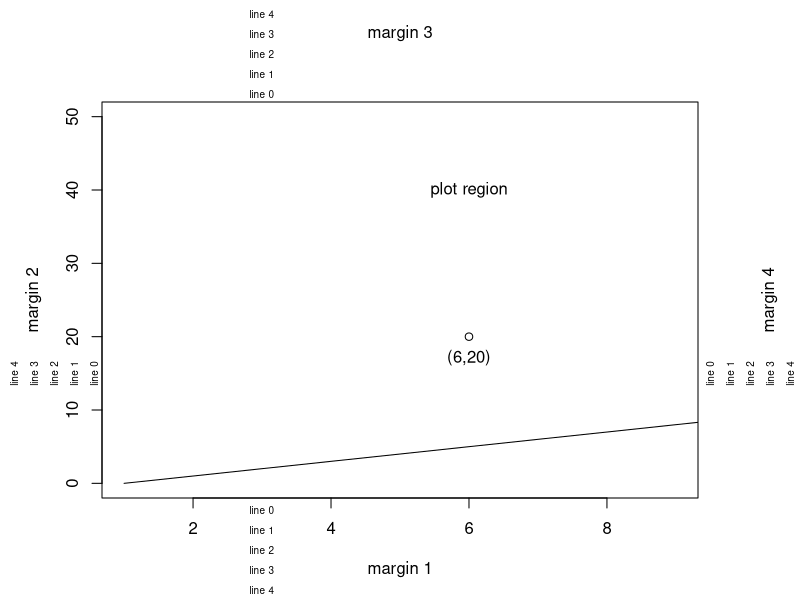
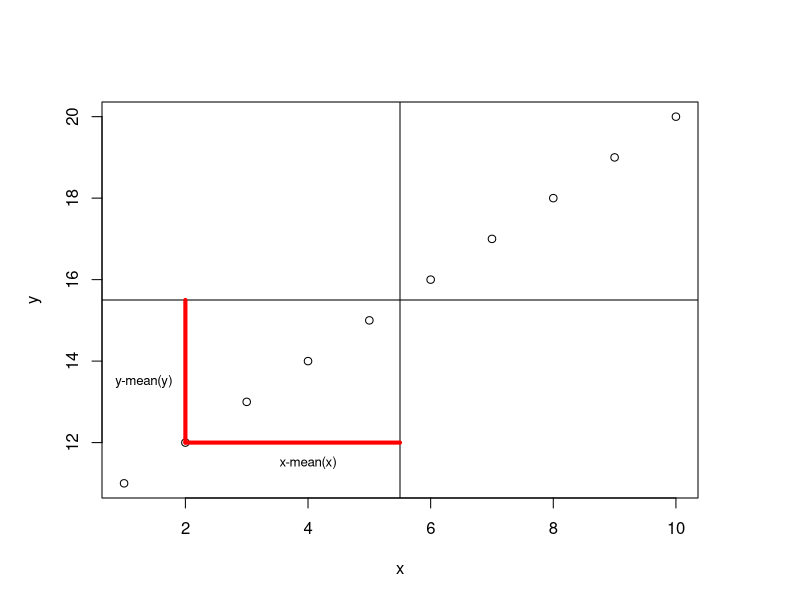
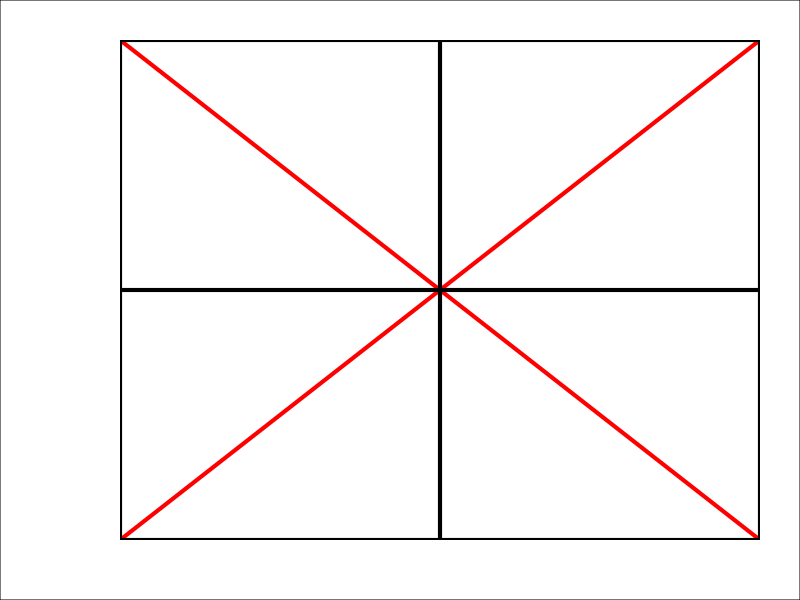

Write R code to recreate these figures, in order.
x<-array(1:24,c(3,4,2))
y<-array(1:36,c(3,4,3))
y<-rnorm(30)
z<-list(x,y)
#Plotting starts from here
par(mar=c(5,5,5,5)+0.1)
plot(c(1,9),c(0,50),type='n',xlab="",ylab="")
text(6,40,"plot region")
points(6,20)
text(6,20,"(6,20)",adj=c(0.5,2))
mtext(paste("margin",1:4),side=1:4,line=3)
mtext(paste("line",0:4),side=1,line=0:4,at=3,cex=0.6)
mtext(paste("line",0:4),side=2,line=0:4,at=15,cex=0.6)
mtext(paste("line",0:4),side=3,line=0:4,at=3,cex=0.6)
mtext(paste("line",0:4),side=4,line=0:4,at=15,cex=0.6)
lines(0:50)
 #next series
x<-1:10
y<-11:20
plot(x,y)
abline(v=mean(x),h=mean(y))
lines(c(2,2,5.5),c(12,12,12),lwd=4,lty="solid",col="red")
lines(c(2,2,2),c(12,12,15.5),lwd=4,lty="solid",col="red")
text(4,11.5,"x-mean(x)",cex=0.8)
text(1.32,13.5,"y-mean(y)",cex=0.8)
#next series
par(mar=c(3,6,2,2),xaxs="i",yaxs="i",xpd=FALSE,las=1)
plot(c(0,1),c(0,1),type="n",ann=FALSE,axes=FALSE)
box("figure")
lines(c(0,0.5,1),c(1,.5,0),lwd=4,lty="solid",col="red")
lines(c(0,0.5,1),c(0,.5,1),lwd=4,lty="solid",col="red")
lines(c(0,0.5,1),c(1,1,1),lwd=4,lty="solid",col="black")
lines(c(0,0,0),c(1,0.5,0),lwd=4,lty="solid",col="black")
lines(c(0,0.5,1),c(0,0,0),lwd=4,lty="solid",col="black")
lines(c(1,1,1),c(1,0.5,0),lwd=4,lty="solid",col="black")
lines(c(0.5,0.5,0.5),c(1,0.5,0),lwd=4,lty="solid",col="black")
lines(c(0,0.5,1),c(0.5,0.5,0.5),lwd=4,lty="solid",col="black")